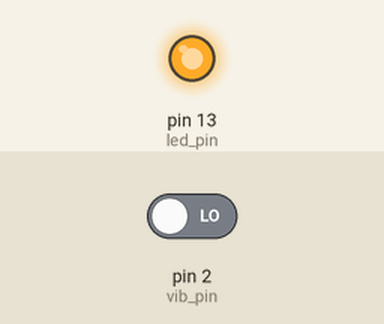
Recording of a sketch running on a simulated Arduino Uno, built with avr-gcc and run on an emulated ATmega328P. On the bench: output pins drawn as LEDs (lit = HIGH). Inputs (shaded band) come from the test bench; at power-on: pin 2 (vib_pin) LOW.

Above: at 1.2 s.
1.3 s: pin 2 (vib_pin) driven HIGH
At 2.0 s:
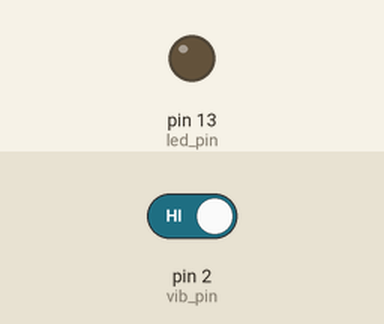
Timing chart, 0 to 10.3 s (numbered marks = the images above; inputs shaded):
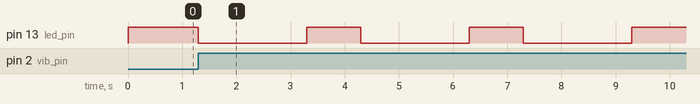

Measured:
- after the input at 1.3 s, pin 13 (led_pin): alternates HIGH for 1.0 s and LOW for 2.0 s, starting at once

The sketch:

vibration_sensor_ino.ino
```cpp
//Vibration Sensor Module (Code)Arduino with relay and external 5V power source.

int vib_pin=2;
int led_pin=13;


// put your setup code here, to run once:
void setup() {
  pinMode(vib_pin,INPUT);
  pinMode(led_pin,OUTPUT);
}


  // put your main code here, to run repeatedly:
void loop() {
  int val;
  val=digitalRead(vib_pin);
  if(val==1)
  {
    digitalWrite(led_pin,LOW);
    delay(2000);
    digitalWrite(led_pin,HIGH);
    delay(1000);
    digitalWrite(led_pin,LOW);
    delay(2000);
    digitalWrite(led_pin,HIGH);
    delay(1000);
    digitalWrite(led_pin,LOW);
    delay(2000);
    digitalWrite(led_pin,HIGH);
    delay(1000);

   }
   else
   digitalWrite(led_pin,HIGH);
}
```
